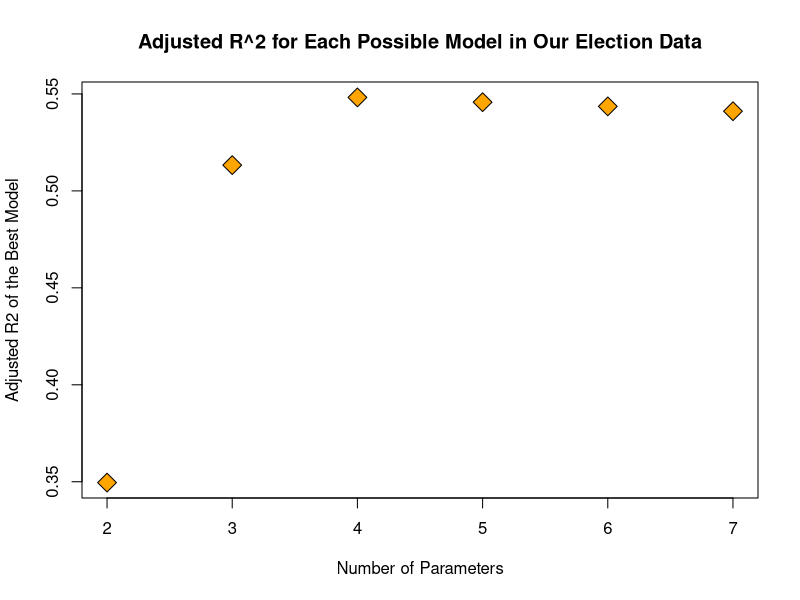
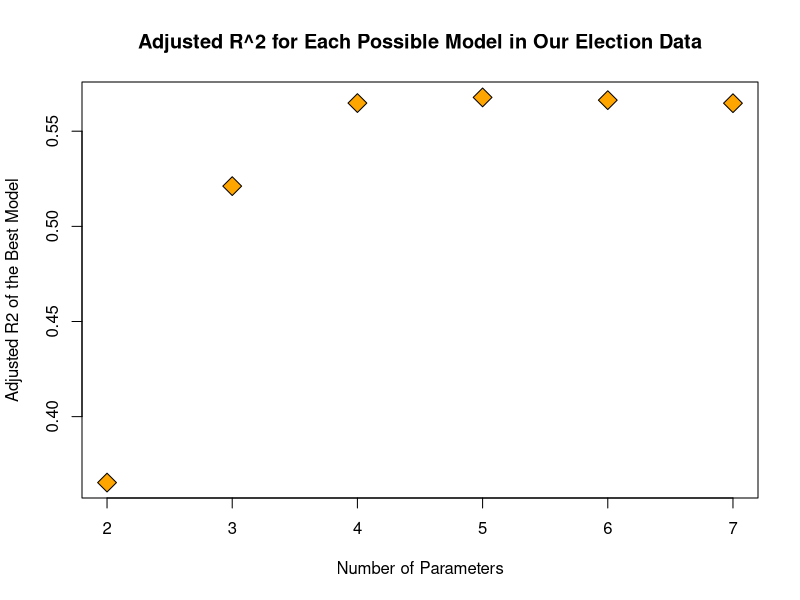

Source code (R) for these figures, in order: (Note: this script raises an error after producing the figures.)
library(leaps)
library(MASS)
library(caret)
data_raw=read.csv("data_cleaned.csv")[,-c(1,2)] ##data is from datacleaning

names(data_raw)=tolower(names(data_raw))
data_raw$weight=data_raw$weight*0.45359237
data_raw$height=data_raw$height*2.54

smp_size <- floor(0.75 * nrow(data_raw))
set.seed(333)
train_ind <- sample(seq_len(nrow(data_raw)), size = smp_size)
data_train <- data_raw[train_ind, ]
data_test <- data_raw[-train_ind, ]

## model 1

name_model1=(names(data_raw)[-1])[c(2,3,4)]
name_set=t(combn(name_model1,2))
name_set_paste=paste(paste(name_set[,1],name_set[,2],sep=":"),collapse = "+")
name_set_paste2=paste(name_model1,collapse = "+")
fmla=as.formula(paste("bodyfat~",name_set_paste2,"+",name_set_paste,sep=""))

### train test
lm_election=lm(fmla,data=data_train)


X <- model.matrix(lm_election)[,-1]
election.leaps <- leaps(X, data_train$bodyfat, nbest=1, method='adjr2')

best.model.adjr2 <- election.leaps$which[which.max(election.leaps$adjr2),]
a=colnames(X)[best.model.adjr2]

plot(election.leaps$size, election.leaps$adjr2, pch=23, bg='orange', cex=2, 
     xlab="Number of Parameters", ylab="Adjusted R2 of the Best Model",
     main="Adjusted R^2 for Each Possible Model in Our Election Data")

fmla_model1=as.formula(paste("bodyfat~",paste(a,collapse = "+"),sep=""))

model1=lm(fmla_model1,data_train)
sqrt(sum(model1$residuals^2)/183) ## RMSE on training set
pre1=predict(model1,data_test[-1])
res1=(pre1-data_test[1])
sqrt(sum(res1^2)/61) ### RMSE on test data


### full model1

lm_election=lm(fmla,data=data_raw)


X <- model.matrix(lm_election)[,-1]
election.leaps <- leaps(X, data_raw$bodyfat, nbest=1, method='adjr2')

best.model.adjr2 <- election.leaps$which[which.max(election.leaps$adjr2),]
a=colnames(X)[best.model.adjr2]

plot(election.leaps$size, election.leaps$adjr2, pch=23, bg='orange', cex=2, 
     xlab="Number of Parameters", ylab="Adjusted R2 of the Best Model",
     main="Adjusted R^2 for Each Possible Model in Our Election Data")

fmla_model1=as.formula(paste("bodyfat~",paste(a,collapse = "+"),sep=""))

model1=lm(fmla_model1,data_raw)
sqrt(sum(model1$residuals^2)/244) ## RMSE on data set
model1_coefficients=data.frame(vairable=c(names(model1$coefficients)),coefficients=model1$coefficients)
row.names(model1_coefficients)=c()
write.csv(model1_coefficients,"../image/model1.csv")

 ## model2

name_model2=(names(data_raw)[-1])[c(2,3,4,7,9,15)]
name_set=t(combn(name_model2,2))
name_set_paste=paste(paste(name_set[,1],name_set[,2],sep=":"),collapse = "+")
name_set_paste2=paste(name_model2,collapse = "+")
fmla=as.formula(paste("bodyfat~",name_set_paste2,"+",name_set_paste,sep=""))

### train test
lm_election=lm(fmla,data=data_train)



X <- model.matrix(lm_election)[,-1]
election.leaps <- leaps(X, data_train$bodyfat, nbest=1, method='adjr2')

best.model.adjr2 <- election.leaps$which[which.max(election.leaps$adjr2),]
a=colnames(X)[best.model.adjr2]

plot(election.leaps$size, election.leaps$adjr2, pch=23, bg='orange', cex=2, 
     xlab="Number of Parameters", ylab="Adjusted R2 of the Best Model",
     main="Adjusted R^2 for Each Possible Model in Our Election Data")

fmla_model2=as.formula(paste("bodyfat~",paste(a,collapse = "+"),sep=""))


model2=lm(fmla_model2,data_train)
sqrt(sum(model2$residuals^2)/183) ## RMSE on training set
pre2=predict(model2,data_test[-1])
res2=(pre2-data_test[1])
sqrt(sum(res2^2)/61) ### RMSE on test data

### full model2
lm_election=lm(fmla,data=data_raw)

X <- model.matrix(lm_election)[,-1]
election.leaps <- leaps(X, data_raw$bodyfat, nbest=1, method='adjr2')

best.model.adjr2 <- election.leaps$which[which.max(election.leaps$adjr2),]
a=colnames(X)[best.model.adjr2]

plot(election.leaps$size, election.leaps$adjr2, pch=23, bg='orange', cex=2, 
     xlab="Number of Parameters", ylab="Adjusted R2 of the Best Model",
     main="Adjusted R^2 for Each Possible Model in Our Election Data")

fmla_model2=as.formula(paste("bodyfat~",paste(a,collapse = "+"),sep=""))

model2=lm(fmla_model2,data_raw)
sqrt(sum(model2$residuals^2)/244) ## RMSE on data set
model2_coefficients=data.frame(vairable=c(names(model2$coefficients)),coefficients=model2$coefficients)
row.names(model2_coefficients)=c()
write.csv(model2_coefficients,"../image/model2.csv")

## model3
name_model3=(names(data_raw)[-1])[2:15]
name_set=t(combn(name_model3,2))
name_set_paste=paste(paste(name_set[,1],name_set[,2],sep=":"),collapse = "+")
name_set_paste2=paste(name_model3,collapse = "+")
fmla=as.formula(paste("bodyfat~",name_set_paste2,"+",name_set_paste,sep=""))

### train and test
train.control <- trainControl(method = "cv", number = 10)
# Train the model
step.model <- train(fmla, data = data_train,
                    method = "leapBackward", 
                    tuneGrid = data.frame(nvmax = 1:106),
                    trControl = train.control
)

names(coef(step.model$finalModel, step.model$bestTune[[1]]))
model3=lm(bodyfat~height:forearm+forearm:wrist+abdomen:height+abdomen+age:ankle+age:wrist+ankle:wrist,data_train)
sqrt(sum(model3$residuals^2)/183) ## RMSE on training set
pre3=predict(model3,data_test[-1])
res3=(pre3-data_test[1])
sqrt(sum(res3^2)/61) ### RMSE on test data

### full model
step.model <- train(fmla, data = data_raw,
                    method = "leapBackward", 
                    tuneGrid = data.frame(nvmax = 1:106),
                    trControl = train.control
)
step.model$bestTune ## the best nvmax
names(coef(step.model$finalModel,step.model$bestTune[[1]]))
model3=lm(bodyfat~height:hip+hip+abdomen:neck+neck:hip+height:forearm+forearm:wrist,data_raw)
sqrt(sum(model3$residuals^2)/244) ## RMSE on data set
model3_coefficients=data.frame(vairable=c(names(model3$coefficients)),coefficients=model3$coefficients)
row.names(model3_coefficients)=c()
write.csv(model3_coefficients,"../image/model3.csv")

### diagnostics
qqnorm(model1$residuals, main="Q-Q Plot for Model1")
qqnorm(model2$residuals,main="Q-Q Plot for Model2")
qqnorm(model3$residuals,main="Q-Q Plot for Model3")
plot(model1$residuals,main="Model1")
plot(model2$residuals,main="Model2")
plot(model3$residuals,main="Model3")
plot(model1$fitted.values,model1$residuals,main="Residuals vs Fitted Model1")
plot(model2$fitted.values,model2$residuals,main="Residuals vs Fitted Model2")
plot(model3$fitted.values,model3$residuals,main="Residuals vs Fitted Model3")
